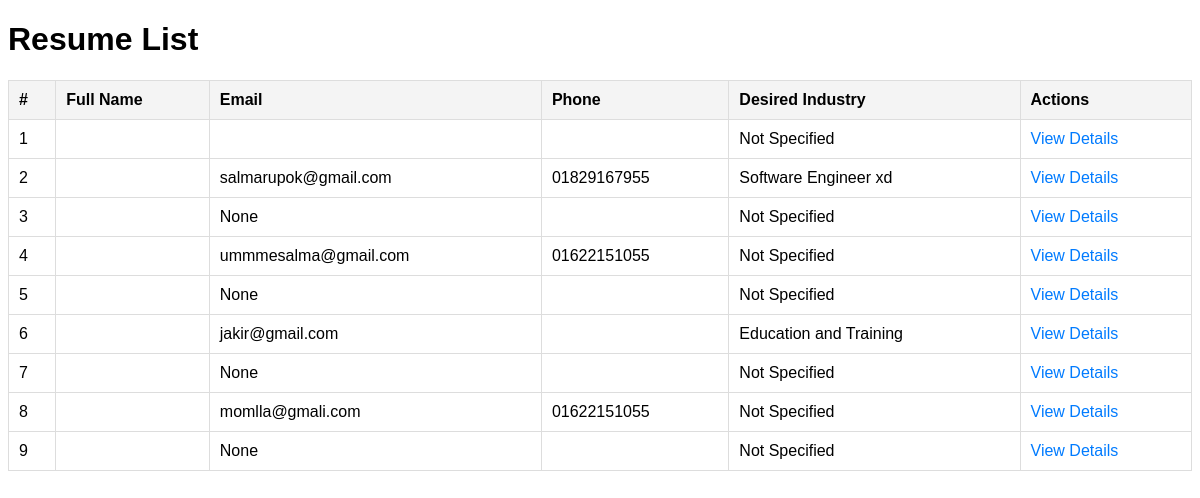
Page /seeker/resumes/ (signed in) on the earlier database version.
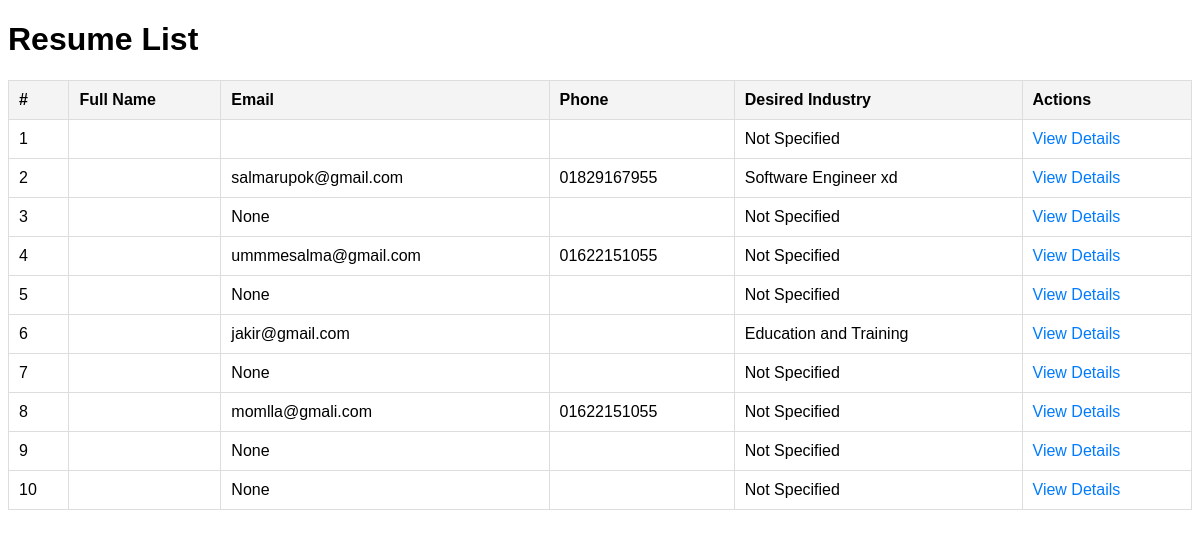
Same page on the later database version.
### seeker/models.py (models this page shows, shortened)
class Resume(models.Model):
    user = models.OneToOneField(
    'accounts.CustomUser', on_delete=models.CASCADE, related_name='resume_profile', blank=True, null=True
    )
    date_of_birth = models.DateField(blank=True, null=True)
    GENDER_CHOICES = [
        ('Male', 'Male'),
        ('Female', 'Female'),
    ]
    gender = models.CharField(max_length=6, choices=GENDER_CHOICES, blank=True)
    MARITAL_STATUS_CHOICES = [
        ('Single', 'Single'),
        ('Married', 'Married'),
    ]
    marital_status = models.CharField(max_length=10, choices=MARITAL_STATUS_CHOICES, blank=True)
    passport_number = models.CharField(max_length=20, blank=True, null=True)
    languages = models.CharField(max_length=255, blank=True)
    permanent_address = models.TextField( blank=True)
    area_pin_code = models.CharField(max_length=10, blank=True)
    hometown = models.CharField(max_length=255, blank=True)
    email = models.EmailField( blank=True, null=True)
    phone_number = models.CharField(max_length=15, blank=True)
    desired_industry = models.ForeignKey(JobCategory, on_delete=models.CASCADE, related_name='job_posts', blank=True, null=True)
    desired_location = models.CharField(max_length=255, blank=True, null=True)
    functional_area = models.CharField(max_length=255, blank=True, null=True)
    JOB_TYPE_CHOICES = [
        ('Full Time', 'Full Time'), ('Part Time', 'Part Time'), ('Contractual', 'Contractual'), ('Internship', 'Internship')
    ]
    job_type = models.CharField(max_length=100, blank=True, choices=JOB_TYPE_CHOICES)
    expected_salary = models.DecimalField(max_digits=10, blank=True, decimal_places=2, default=0.0)
    availability_to_join = models.DateField( blank=True, null=True)
    profile_summary = models.TextField(blank=True, null=True)
    linkedin_profile = models.URLField(blank=True, null=True)
    github_profile = models.URLField(blank=True, null=True)
    portfolio_link = models.URLField(blank=True, null=True)
    name = models.CharField(max_length=255, blank=True, null=True, verbose_name="Full Name")
    title = models.CharField(max_length=255, blank=True, null=True, verbose_name="Professional Title")
    image = models.ImageField(upload_to='media/seeker_image/', blank=True, null=True, verbose_name="Seeker Image", default='media/default/default_logo.png')

### jobboard/models.py (models this page shows)
class JobCategory(models.Model):
    name = models.CharField(max_length=255, unique=True)
    description = models.TextField(blank=True, null=True)
    def __str__(self):
        return self.name

### seeker/views.py (the view)
# urls.py: path('resumes/', views.all_resumes, name='view_resume'),
@login_required
def all_resumes(request):
    resumes = Resume.objects.all()
    return render(request, 'all_resume.html', {'resumes': resumes})

### accounts/context_processors.py (called while the page is built)
def user_role(request):
    if request.user.is_authenticated:
        return {'user_role': request.user.role}
    return {}

### seeker/templates/all_resume.html (shortened to what this page needs)
<!DOCTYPE html>
<html>
<head>
</head>
<body>
    <h1>Resume List</h1>
    <table>
        <thead>
            <tr>
                <th>#</th>
                <th>Full Name</th>
                <th>Email</th>
                <th>Phone</th>
                <th>Desired Industry</th>
                <th>Actions</th>
            </tr>
        </thead>
        <tbody>
            {% for resume in resumes %}
            <tr>
                <td>{{ forloop.counter }}</td>
                <td>{{ resume.user.get_full_name }}</td>
                <td>{{ resume.email }}</td>
                <td>{{ resume.phone_number }}</td>
                <td>{{ resume.desired_industry|default:"Not Specified" }}</td>
                <td>
                    <a href="{% url 'resume_detail' resume.id %}">View Details</a>
                </td>
            </tr>
            {% empty %}
            <tr>
                <td colspan="6" style="text-align: center;">No resumes found.</td>
            </tr>
            {% endfor %}
        </tbody>
    </table>
</body>
</html>

### seeker/templates/all_resume.html (style rules this page uses)
body { font-family: Arial, sans-serif; }
table { width: 100%; border-collapse: collapse; margin: 20px 0; }
table, th, td { border: 1px solid #ddd; }
th, td { padding: 10px; text-align: left; }
th { background-color: #f4f4f4; }
a { color: #007bff; text-decoration: none; }

Differences in the rows shown:
added Resume: email "None", desired_industry "Not Specified"
